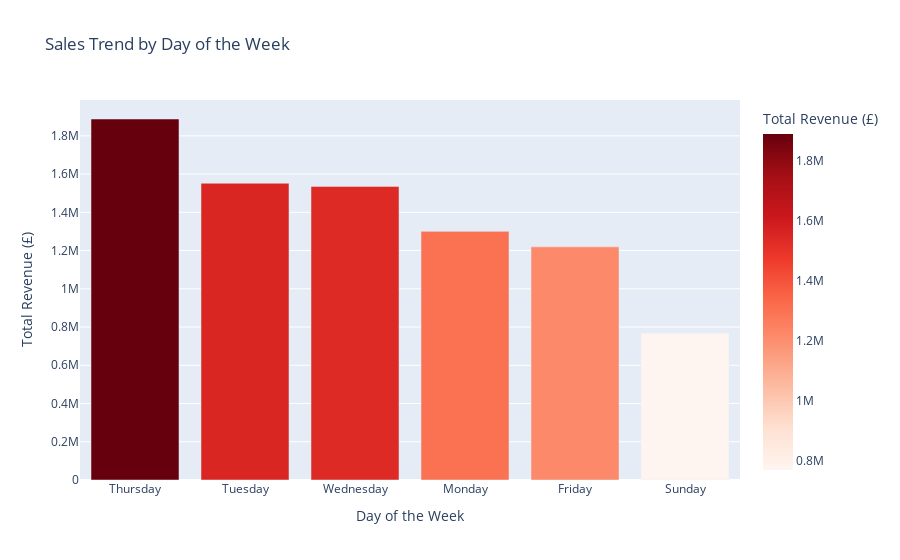

The notebook cell saved with this chart:
### Markdown cell above
#### 2.2.4 Sales Trend by Day of the Week

### Code cell
weekday_sales = data.groupby('Weekday')['TotalPrice'].sum().reset_index().sort_values(by='TotalPrice', ascending=False)
fig = px.bar(
    weekday_sales, x='Weekday', y='TotalPrice', 
    title="Sales Trend by Day of the Week",
    labels={'TotalPrice': 'Total Revenue (£)', 'Weekday': 'Day of the Week'},
    color='TotalPrice', color_continuous_scale='reds'
)
fig.show()

### Figure 1 — Plotly figure (JSON) as saved in the notebook; plotly's stock layout.template omitted (floating-point values rounded to 4 significant figures)
{"data": [{"alignmentgroup": "True", "hovertemplate": "Day of the Week=%{x}<br>Total Revenue (£)=%{marker.color}<extra></extra>", "legendgroup": "", "marker": {"color": [1888000.0, 1552000.0, 1536000.0, 1300385, 1220000.0, 767700.0], "coloraxis": "coloraxis", "pattern": {"shape": ""}}, "name": "", "offsetgroup": "", "orientation": "v", "showlegend": false, "textposition": "auto", "type": "bar", "x": ["Thursday", "Tuesday", "Wednesday", "Monday", "Friday", "Sunday"], "xaxis": "x", "y": [1888000.0, 1552000.0, 1536000.0, 1300385, 1220000.0, 767700.0], "yaxis": "y"}], "layout": {"barmode": "relative", "coloraxis": {"colorbar": {"title": {"text": "Total Revenue (£)"}}, "colorscale": [[0, "rgb(255,245,240)"], [0.125, "rgb(254,224,210)"], [0.25, "rgb(252,187,161)"], [0.375, "rgb(252,146,114)"], [0.5, "rgb(251,106,74)"], [0.625, "rgb(239,59,44)"], [0.75, "rgb(203,24,29)"], [0.875, "rgb(165,15,21)"], [1, "rgb(103,0,13)"]]}, "legend": {"tracegroupgap": 0}, "title": {"text": "Sales Trend by Day of the Week"}, "xaxis": {"anchor": "y", "domain": [0, 1], "title": {"text": "Day of the Week"}}, "yaxis": {"anchor": "x", "domain": [0, 1], "title": {"text": "Total Revenue (£)"}}}}
